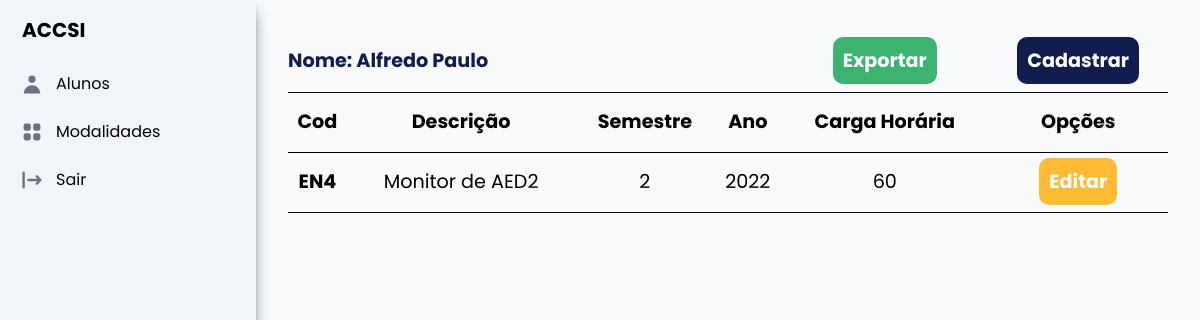
/aproveitamento/1 (signed in), run on an earlier commit of the app's database.
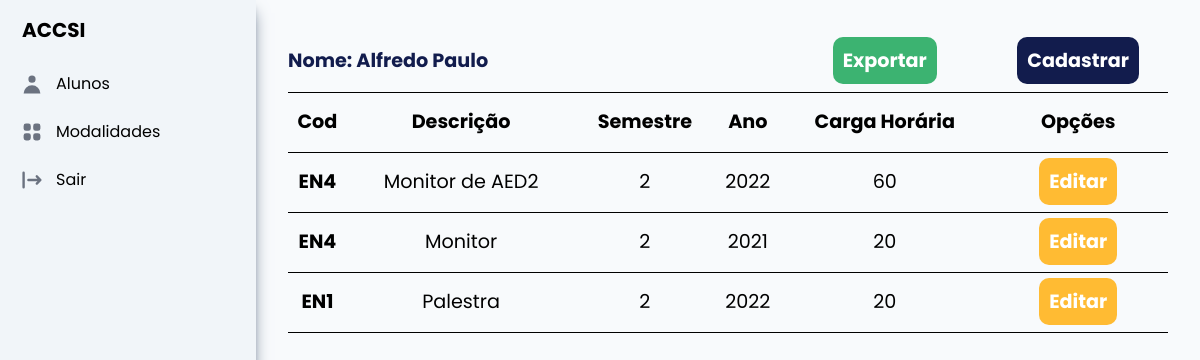
And on a later commit of the database.
### aluno/models.py (models this page shows)
class Aluno(models.Model):
    id_aluno = models.AutoField(primary_key=True)
    nome = models.CharField(max_length=50)
    matricula = models.IntegerField(unique=True)
    email = models.EmailField(max_length=50)
    telefone = models.CharField(max_length=20)

### aproveitamento/models.py (models this page shows)
class Aproveitamento(models.Model):
    id_aproveitamento = models.AutoField(primary_key=True)
    aluno = models.ForeignKey(Aluno, on_delete=models.CASCADE)
    descricao = models.CharField(max_length=250)
    categoria = models.ForeignKey(Atividade, on_delete=models.CASCADE)
    semestre = models.IntegerField()
    ano = models.IntegerField()
    ch = models.IntegerField()

### atividade/models.py (models this page shows)
class Atividade(models.Model):
    id_atividade = models.AutoField(primary_key=True)
    codigo = models.CharField(unique=True, max_length=5)
    modalidade = models.ForeignKey(Modalidade, on_delete=models.CASCADE)
    descricao = models.CharField(max_length=250)
    ch_min = models.IntegerField()
    ch_max = models.IntegerField()
    ap_max = models.IntegerField()
    def __str__(self):
        return self.codigo

### aproveitamento/views.py (the view)
# urls.py: path('<int:pk>', views.ListarAproveitamento.as_view(), name="listar_aproveitamento"),
@method_decorator(login_required, name='dispatch')
class ListarAproveitamento(ListView):
    template_name = 'listar_aproveitamento.html'
    model = Aproveitamento
    context_object_name = 'aproveitamentos'
    def __init__(self, *args, **kwargs):
        super().__init__(*args, **kwargs)
        self.id_aluno = None
    def dispatch(self, request, *args, **kwargs):
        self.id_aluno = kwargs.get('pk', None)
        return super().dispatch(request, *args, **kwargs)
    def get_queryset(self):
        queryset = super().get_queryset()
        queryset = queryset.filter(aluno=Aluno.objects.get(id_aluno=self.id_aluno))
        return queryset
    def get_context_data(self, **kwargs):
        context = super().get_context_data(**kwargs)
        aluno = Aluno.objects.get(id_aluno=self.id_aluno)
        context['id_aluno'] = self.id_aluno
        context['aluno_nome'] = aluno.nome
        return context

### aproveitamento/templates/listar_aproveitamento.html
{% extends 'base.html' %}
{% load static %}
{% block style %}
    <link rel="stylesheet" href="{% static 'css/tabelas.css' %}" />
{% endblock %}
{% block conteudo %}
    <table>
        <thead>
            <tr>
                <th colspan="4"
                    style="text-align: start;
                           font-weight: bolder;
                           color: #121c4d">Nome: {{ aluno_nome }}</th>
                <th colspan="1" style="justify-content: end">
                    <a class="export" href="{% url 'exportar' %}">Exportar</a>
                </th>
                <th colspan="1" style="justify-content: end">
                    <a class="cad" href="{% url 'cadastrar_aproveitamento' id_aluno %}">Cadastrar</a>
                </th>
            </tr>
            <tr>
                <th scope="col">Cod</th>
                <th scope="col">Descrição</th>
                <th scope="col">Semestre</th>
                <th scope="col">Ano</th>
                <th scope="col">Carga Horária</th>
                <th scope="col">Opções</th>
            </tr>
        </thead>
        <tbody>
            {% for aproveitamento in aproveitamentos %}
                <tr>
                    <th scope="row">{{ aproveitamento.categoria }}</th>
                    <td>{{ aproveitamento.descricao }}</td>
                    <td>{{ aproveitamento.semestre }}</td>
                    <td>{{ aproveitamento.ano }}</td>
                    <td>{{ aproveitamento.ch }}</td>
                    <td>
                        <a class="edit"
                           href="{% url 'editar_aproveitamento' aproveitamento.id_aproveitamento %}">Editar</a>
                    </td>
                </tr>
            {% endfor %}
        </tbody>
    </table>
{% endblock %}

### home/templates/base.html (shortened to what this page needs)
{% load static %}
<!DOCTYPE html>
<html lang="pt-br">
    <head>
        <script src="https://cdn.tailwindcss.com"></script>
        {% block style %}{% endblock %}
    </head>
    <body class="bg-slate-50">
        <aside id="logo-sidebar"
               class="fixed top-0 left-0 z-40 w-64 h-screen transition-transform -translate-x-full sm:translate-x-0"
               aria-label="Sidebar">
            <div class="h-full px-3 py-4 overflow-y-auto bg-slate-100 text-black shadow-lg shadow-slate-500">
                <a href="{% url 'home' %}" class="flex items-center pl-2.5 mb-5">
                    <span class="self-center text-xl font-bold whitespace-nowrap">ACCSI</span>
                </a>
                <ul class="space-y-2">
                    <li>
                        <a href="{% url 'home' %}"
                           class="flex items-center p-2 text-base font-normal rounded-lg hover:bg-slate-300">
                            <svg aria-hidden="true"
                                 class="flex-shrink-0 w-6 h-6 text-gray-500 transition duration-75"
                                 fill="currentColor"
                                 viewBox="0 0 20 20"
                                 xmlns="http://www.w3.org/2000/svg">
                                <path fill-rule="evenodd" d="M10 9a3 3 0 100-6 3 3 0 000 6zm-7 9a7 7 0 1114 0H3z" clip-rule="evenodd"></path>
                            </svg>
                            <span class="flex-1 ml-3 whitespace-nowrap">Alunos</span>
                        </a>
                    </li>
                    <li>
                        <a href="{% url 'listar_modalidade' %}"
                           class="flex items-center p-2 text-base font-normal rounded-lg hover:bg-slate-300">
                            <span class="flex-1 ml-3 whitespace-nowrap">Modalidades</span>
                        </a>
                    </li>
                    <li>
                        <a href="{% url 'logout' %}"
                           class="flex items-center p-2 text-base font-normal rounded-lg hover:bg-slate-300">
                            <span class="flex-1 ml-3 whitespace-nowrap">Sair</span>
                        </a>
                    </li>
                </ul>
            </div>
        </aside>
        <div class="p-8 sm:ml-64">
            <div class="conteudo">
                {% block conteudo %}{% endblock %}
            </div>
        </div>
    </body>
</html>

### static/css/tabelas.css (style rules this page uses)
* { margin: 0; padding: 0; box-sizing: border-box; }
html { font-family: "Poppins" !important; }
table { width: 100%; text-align: center; font-size: 1.2rem; border-collapse: collapse; border-radius: 20px; -webkit-border-radius: 25px; -moz-border-radius: 25px; }
table a { border-radius: 10px; padding: 10px; box-sizing: border-box; font-weight: bold; }
td, th { height: 60px; border-bottom: 1px solid black; }
.cad { background-color: #121c4d; color: white; }
.edit { background-color: #ffbb33; color: white; }
.export { background-color: #3CB371FF; color: white; }

What changed in the data, as far as the page shows it:
added Aproveitamento: categoria "EN4", descricao "Monitor", semestre "2", ano "2021", ch "20"
added Aproveitamento: categoria "EN1", descricao "Palestra", semestre "2", ano "2022", ch "20"
